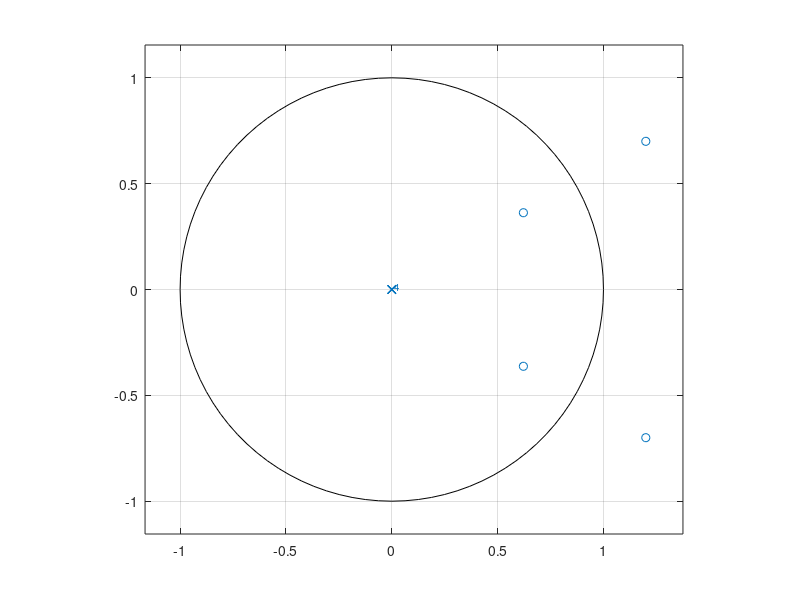
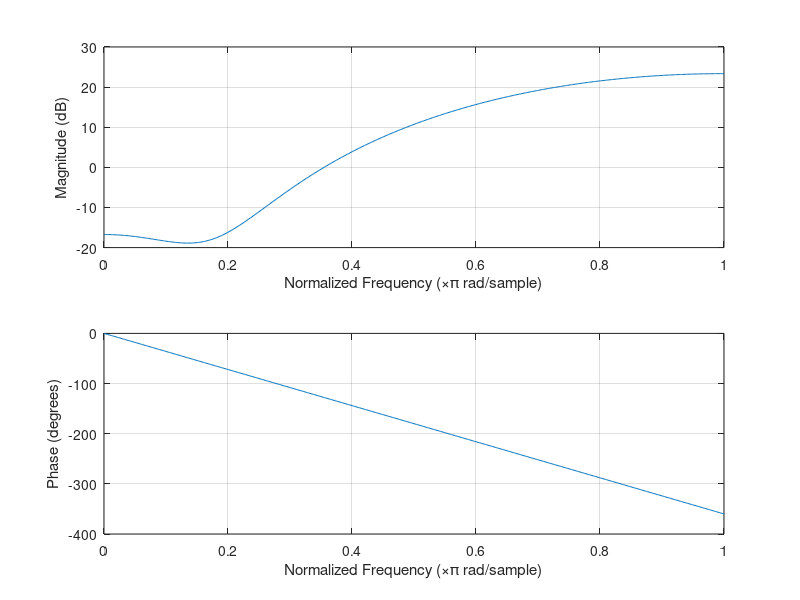
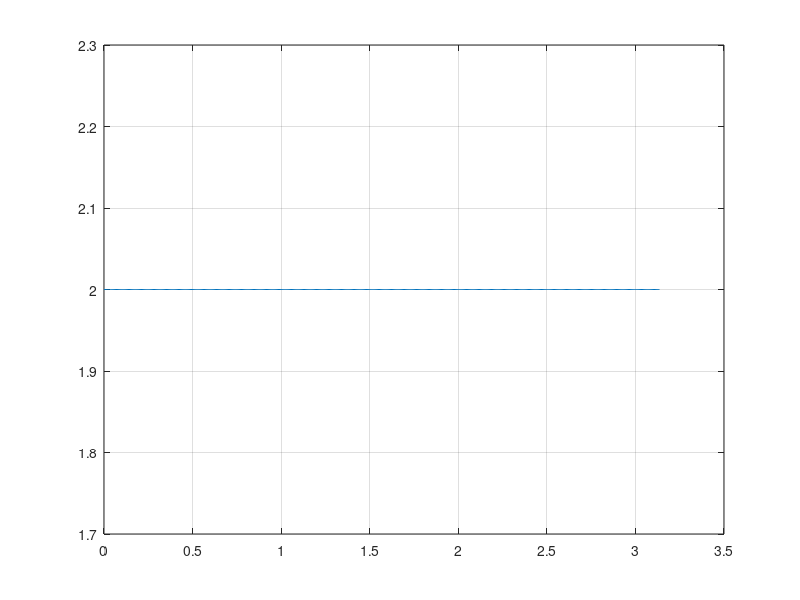

The MATLAB source for these figures, in order:
%
% EXERCISE_4_3.M
%
% Exercise 4.3 from the Notes.
%

% first, specify the zeros
zroots = [1.2 + j*0.7, 1.2 - j*0.7];

% use the polar form to get the "reflected" zeros
rz = abs(zroots(1));
thetaz = angle(zroots(1));

rz2 = 1/rz;
zroots2(1) = rz2*exp(j*thetaz);
zroots2(2) = rz2*exp(-j*thetaz);

% combine the two pairs of zeros to get a single vector
zroots3 = [zroots, zroots2];

% convert the roots to a polynomial
num_poly = poly(zroots3);
den_poly = 1;

% scale to get a DC gain of 1
%gainDC = sum(num_poly)/sum(den_poly);
%scalefac = 1/gainDC;
%num_poly = scalefac * num_poly;

% get the pole-zero map and the frequency response
figure(1);
zplane(num_poly, den_poly);
grid on;

figure(2);
freqz(num_poly, den_poly);

figure(3);
grpdelay(num_poly, den_poly);

fprintf('\n\nFinished ...\n');

